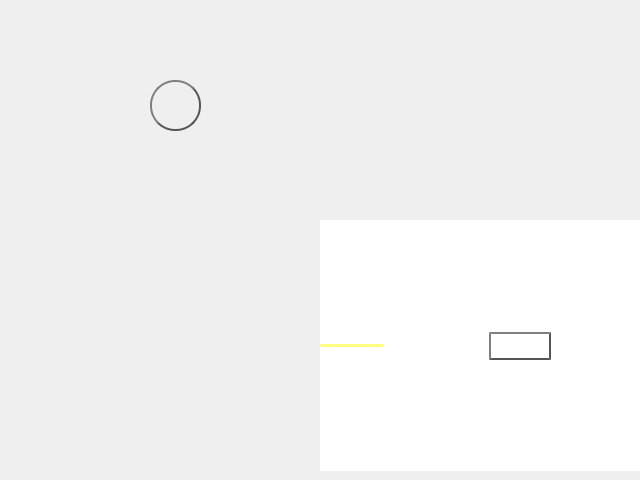
<?xml version="1.0" encoding="UTF-8"?>
<ui version="4.0">
 <class>Form</class>
 <widget class="QWidget" name="Form">
  <property name="geometry">
   <rect>
    <x>0</x>
    <y>0</y>
    <width>640</width>
    <height>480</height>
   </rect>
  </property>
  <property name="windowTitle">
   <string>Form</string>
  </property>
  <widget class="QWidget" name="widget" native="true">
   <property name="geometry">
    <rect>
     <x>320</x>
     <y>220</y>
     <width>331</width>
     <height>251</height>
    </rect>
   </property>
   <property name="styleSheet">
    <string notr="true">background-color: rgb(255, 255, 255);</string>
   </property>
   <layout class="QGridLayout" name="gridLayout_2">
    <item row="0" column="1">
     <layout class="QGridLayout" name="gridLayout">
      <item row="1" column="0">
       <widget class="Line" name="line">
        <property name="styleSheet">
         <string notr="true">color: rgb(255, 255, 127);</string>
        </property>
        <property name="frameShadow">
         <enum>QFrame::Plain</enum>
        </property>
        <property name="lineWidth">
         <number>5</number>
        </property>
        <property name="orientation">
         <enum>Qt::Horizontal</enum>
        </property>
       </widget>
      </item>
      <item row="1" column="3">
       <spacer name="horizontalSpacer">
        <property name="orientation">
         <enum>Qt::Horizontal</enum>
        </property>
        <property name="sizeType">
         <enum>QSizePolicy::Maximum</enum>
        </property>
        <property name="sizeHint" stdset="0">
         <size>
          <width>100</width>
          <height>20</height>
         </size>
        </property>
       </spacer>
      </item>
      <item row="2" column="2">
       <spacer name="verticalSpacer">
        <property name="orientation">
         <enum>Qt::Vertical</enum>
        </property>
        <property name="sizeHint" stdset="0">
         <size>
          <width>20</width>
          <height>40</height>
         </size>
        </property>
       </spacer>
      </item>
      <item row="0" column="2">
       <spacer name="verticalSpacer_2">
        <property name="orientation">
         <enum>Qt::Vertical</enum>
        </property>
        <property name="sizeHint" stdset="0">
         <size>
          <width>20</width>
          <height>40</height>
         </size>
        </property>
       </spacer>
      </item>
      <item row="1" column="1">
       <spacer name="horizontalSpacer_2">
        <property name="orientation">
         <enum>Qt::Horizontal</enum>
        </property>
        <property name="sizeType">
         <enum>QSizePolicy::Minimum</enum>
        </property>
        <property name="sizeHint" stdset="0">
         <size>
          <width>100</width>
          <height>20</height>
         </size>
        </property>
       </spacer>
      </item>
      <item row="1" column="2">
       <widget class="QPushButton" name="pushButton">
        <property name="styleSheet">
         <string notr="true">QPushButton {
    color: #333;
    border: 2px solid #555;
    border-radius: 25px;
    border-style: outset;
    background: qradialgradient(
        cx: 0.3, cy: -0.4, fx: 0.3, fy: -0.4,
        radius: 1.35, stop: 0 #fff, stop: 1 #888
        );
    padding: 5px;
    }

QPushButton:hover {
    background: qradialgradient(
        cx: 0.3, cy: -0.4, fx: 0.3, fy: -0.4,
        radius: 1.35, stop: 0 #fff, stop: 1 #bbb
        );
    }

QPushButton:pressed {
    border-style: inset;
    background: qradialgradient(
        cx: 0.4, cy: -0.1, fx: 0.4, fy: -0.1,
        radius: 1.35, stop: 0 #fff, stop: 1 #ddd
        );
    }</string>
        </property>
        <property name="text">
         <string/>
        </property>
        <property name="icon">
         <iconset>
          <normaloff>icon/27_page-0001-removebg-preview.png</normaloff>icon/27_page-0001-removebg-preview.png</iconset>
        </property>
        <property name="iconSize">
         <size>
          <width>150</width>
          <height>150</height>
         </size>
        </property>
       </widget>
      </item>
     </layout>
    </item>
   </layout>
  </widget>
  <widget class="QPushButton" name="pushButton_2">
   <property name="geometry">
    <rect>
     <x>150</x>
     <y>80</y>
     <width>51</width>
     <height>51</height>
    </rect>
   </property>
   <property name="styleSheet">
    <string notr="true">QPushButton {
    color: #333;
    border: 2px solid #555;
    border-radius: 25px;
    border-style: outset;
    background: qradialgradient(
        cx: 0.3, cy: -0.4, fx: 0.3, fy: -0.4,
        radius: 1.35, stop: 0 #fff, stop: 1 #888
        );
    padding: 5px;
    }

QPushButton:hover {
    background: qradialgradient(
        cx: 0.3, cy: -0.4, fx: 0.3, fy: -0.4,
        radius: 1.35, stop: 0 #fff, stop: 1 #bbb
        );
    }

QPushButton:pressed {
    border-style: inset;
    background: qradialgradient(
        cx: 0.4, cy: -0.1, fx: 0.4, fy: -0.1,
        radius: 1.35, stop: 0 #fff, stop: 1 #ddd
        );
    }</string>
   </property>
   <property name="text">
    <string/>
   </property>
   <property name="icon">
    <iconset>
     <normaloff>icon/27_page-0001-removebg-preview.png</normaloff>icon/27_page-0001-removebg-preview.png</iconset>
   </property>
   <property name="iconSize">
    <size>
     <width>150</width>
     <height>150</height>
    </size>
   </property>
  </widget>
 </widget>
 <resources/>
 <connections/>
</ui>
